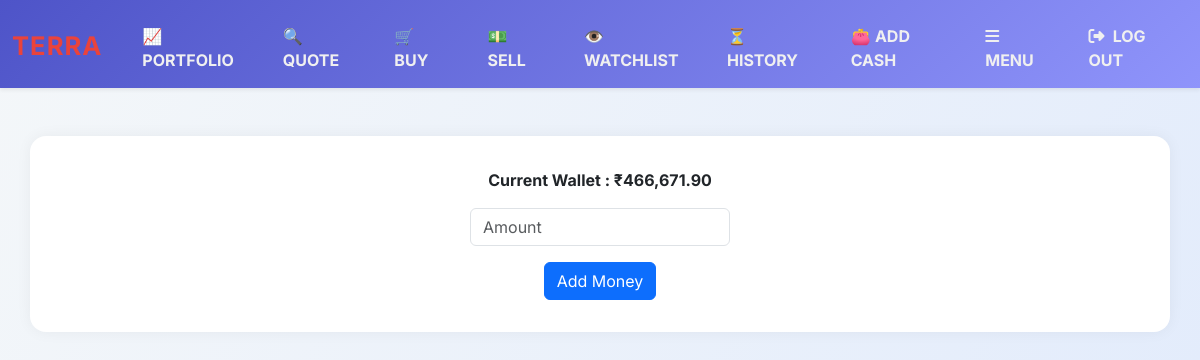
The app's page /wallet_angel (signed in), older data.
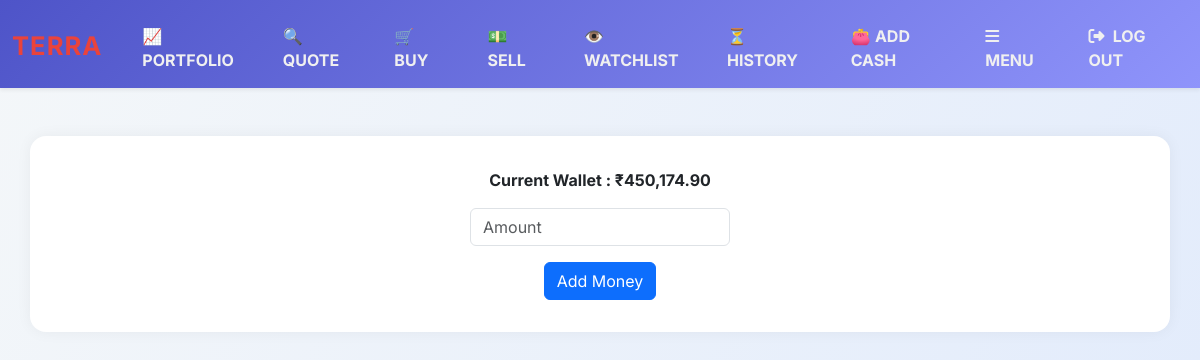
The same page, newer data.
### tables this page shows
CREATE TABLE users (id INTEGER PRIMARY KEY AUTOINCREMENT NOT NULL, username TEXT NOT NULL, hash TEXT NOT NULL, cash NUMERIC NOT NULL DEFAULT 10000.00, nasdaq_cash NUMERIC NOT NULL DEFAULT 10000.00, crypto_cash NUMERIC NOT NULL DEFAULT 10000.00, created_at DATETIME NOT NULL, angel_cash NUMERIC NOT NULL DEFAULT 10000.00);

### app.py (the view, shortened to what this page needs)
@app.route("/wallet_angel", methods=["GET", "POST"])
@login_required
def wallet_angel():
    wallet = users_db.execute("SELECT angel_cash FROM users WHERE id = ?", session["user_id"])
    current_balance = wallet[0]["angel_cash"]
    return render_template("wallet_angel.html", current_balance = current_balance)

### app.py (called while the page is built)
@app.after_request
def after_request(response):
    response.headers["Cache-Control"] = "no-cache, no-store, must-revalidate"
    response.headers["Expires"] = 0
    response.headers["Pragma"] = "no-cache"
    return response

### helpers.py (called while the page is built)
def login_required(f):
    @wraps(f)
    def decorated_function(*args, **kwargs):
        if session.get("user_id") is None:
            return redirect("/login")
        return f(*args, **kwargs)
    return decorated_function

def inr(value):
    return f"\u20B9{value:,.2f}"

### templates/wallet_angel.html (shortened to what this page needs)
{% extends "layout_angel.html" %}
{% block main %}
    <p><strong>Current Wallet : {{ current_balance | inr }}</strong></p>
    <form action="/wallet_angel" method="POST">
        <input class="form-control mx-auto w-auto" autocomplete ="off"  autofocus type = "number" name = "amount" placeholder = "Amount" required>
        <button class="btn btn-primary" type ="submit">Add Money</button>
    </form>
{% endblock %}

### templates/layout_angel.html (shortened to what this page needs)
<!DOCTYPE html>
<!DOCTYPE html>
<html lang="en">
<head>
    <link href="https://cdn.jsdelivr.net/npm/bootstrap@5.3.3/dist/css/bootstrap.min.css" rel="stylesheet">
    <link href="https://cdnjs.cloudflare.com/ajax/libs/font-awesome/6.5.0/css/all.min.css" rel="stylesheet">
    <link href="/static/styles.css" rel="stylesheet">
</head>
<body>
    <nav class="navbar navbar-expand-md navbar-dark shadow-sm">
        <div class="container-fluid">
            <a class="navbar-brand" href="/nasdaq"><span class="red">TERRA</span></a>
            <div class="collapse navbar-collapse" id="navbar">
                {% if session["user_id"] %}
                <ul class="navbar-nav me-auto mt-2">
                    <li class="nav-item mx-3"><a class="nav-link" href="/angel">📈 <strong>PORTFOLIO</strong></a></li>
                    <li class="nav-item mx-3"><a class="nav-link" href="/quote_angel">🔍 <strong>QUOTE</strong></a></li>
                    <li class="nav-item mx-3"><a class="nav-link" href="/buy_angel">🛒 <strong>BUY</strong></a></li>
                    <li class="nav-item mx-3"><a class="nav-link" href="/sell_angel">💵 <strong>SELL</strong></a></li>
                    <li class="nav-item mx-3"><a class="nav-link" href="/watchlist_angel">👁️ <strong>WATCHLIST</strong></a></li>
                    <li class="nav-item mx-3"><a class="nav-link" href="/history_angel">⏳ <strong>HISTORY</strong></a></li>
                    <li class="nav-item mx-3"><a class="nav-link" href="/wallet_angel">👛 <strong>ADD CASH</strong></a></li>
                </ul>
                    <ul class="navbar-nav ms-auto mt-2">
                        <li class="nav-item mx-3"><a class="nav-link" href="/"><i class="fas fa-bars me-1"></i> <strong>MENU</strong></a></li>
                        <li class="nav-item mx-3"><a class="nav-link" href="/logout"><i class="fas fa-sign-out-alt me-1"></i> <strong>LOG OUT </strong></a></li>
                    </ul>
                {% endif %}
            </div>
        </div>
    </nav>
    <main class="container my-5 text-center">
        {% block main %}{% endblock %}
    </main>
</body>
</html>

### static/styles.css (style rules this page uses)
nav .navbar-brand { font-size: xx-large; }
nav .navbar-brand .red { color: #ea433b; }

### templates/layout_angel.html (style rules this page uses)
body { font-family: 'Inter', sans-serif; background: linear-gradient(120deg, #f4f7f9, #e0eafc); min-height: 100vh; }
nav.navbar { background: linear-gradient(135deg, #4e54c8, #8f94fb); }
.navbar-brand span { color: #fff; font-size: 1.6rem; font-weight: bold; letter-spacing: 1px; }
.nav-link { color: #f0f0f0 !important; font-weight: 500; }
main.container { background: #ffffff; padding: 2rem; border-radius: 1rem; box-shadow: 0 0 15px rgba(0, 0, 0, 0.05); }

Row changes from the older to the newer data that the page shows:
changed users: angel_cash "₹466,671.90" → "₹450,174.90"
